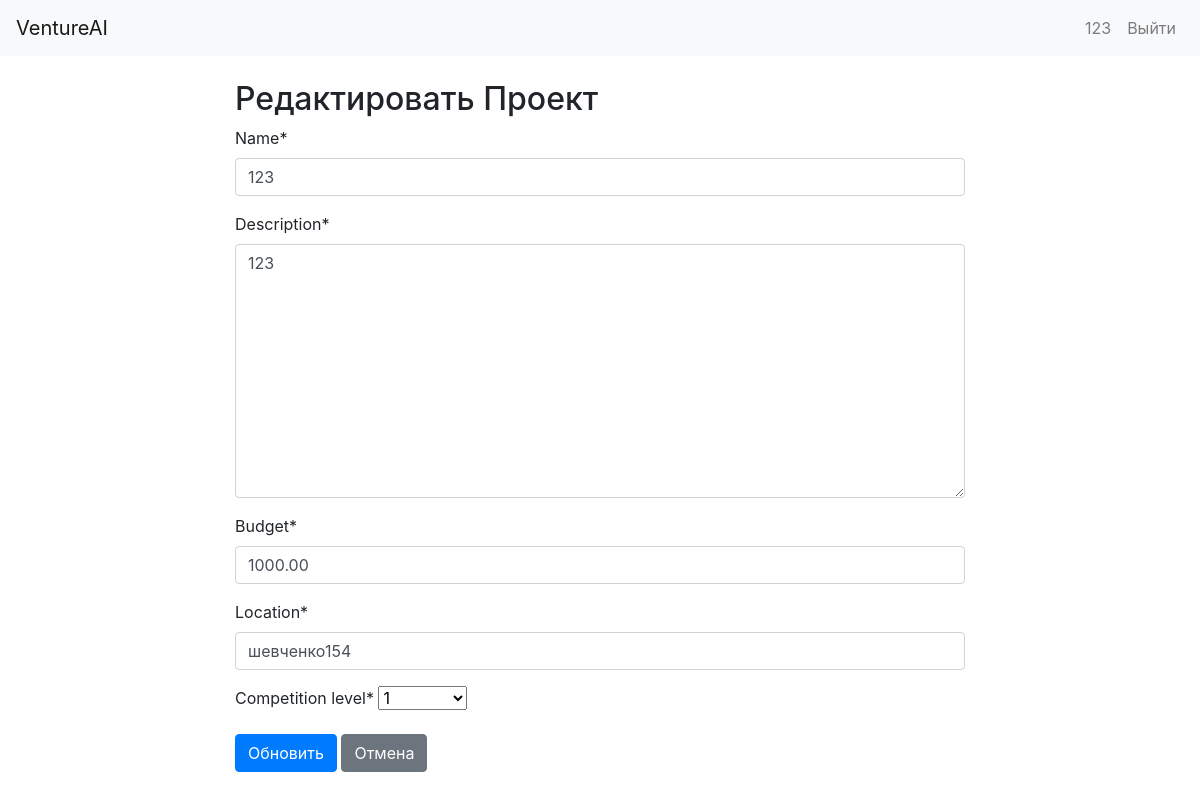
The app's page /project/1/edit/ (signed in) with its own data.
### core/models.py (models this page shows, shortened)
class User(AbstractUser):
    email = models.EmailField(unique=True)
    tokens = models.IntegerField(default=3)  # Начальное количество токенов
    USERNAME_FIELD = 'email'
    REQUIRED_FIELDS = ['username']

class BusinessProject(models.Model):
    user = models.ForeignKey(User, on_delete=models.CASCADE, related_name='projects')
    name = models.CharField(max_length=255)
    description = models.TextField()
    budget = models.DecimalField(max_digits=12, decimal_places=2)
    location = models.CharField(max_length=255)
    competition_level = models.IntegerField(choices=[(i, i) for i in range(1, 6)])  # Правильное имя поля
    created_at = models.DateTimeField(default=timezone.now)

### core/views.py (the view)
# urls.py: path('project/<int:pk>/edit/', views.project_update, name='project_update'),
@login_required
def project_update(request, pk):
    project = BusinessProject.objects.get(pk=pk, user=request.user)
    if request.method == 'POST':
        form = BusinessProjectForm(request.POST, instance=project)
        if form.is_valid():
            form.save()
            messages.success(request, "Проект обновлён успешно.")
            return redirect('core:dashboard')
    else:
        form = BusinessProjectForm(instance=project)
    return render(request, 'core/project_form.html', {'form': form})

### core/forms.py
class BusinessProjectForm(forms.ModelForm):
    class Meta:
        model = BusinessProject
        fields = ['name', 'description', 'budget','location', 'competition_level']

### core/templates/core/project_form.html (shortened to what this page needs)
{% extends 'core/base.html' %}
{% load crispy_forms_tags %}
{% block content %}
<div class="row justify-content-center">
    <div class="col-md-8">
        <h2>{% if form.instance.pk %}Редактировать Проект{% else %}Создать Проект{% endif %}</h2>
        <form method="post">
            {{ form|crispy }}
            <button type="submit" class="btn btn-primary">
                {% if form.instance.pk %}Обновить{% else %}Создать{% endif %}
            </button>
            <a href="{% url 'core:dashboard' %}" class="btn btn-secondary">Отмена</a>
        </form>
    </div>
</div>
{% endblock %}

### core/templates/core/base.html (shortened to what this page needs)
<!DOCTYPE html>
<html lang="ru">
<head>
    <link rel="stylesheet" href="https://stackpath.bootstrapcdn.com/bootstrap/4.5.2/css/bootstrap.min.css">
    {% load static %}
    <link rel="stylesheet" href="{% static 'css/styles.css' %}">
</head>
<body>
    <nav class="navbar navbar-expand-lg navbar-light bg-light">
        <a class="navbar-brand" href="{% url 'core:dashboard' %}">VentureAI</a>
        <div class="collapse navbar-collapse">
            <ul class="navbar-nav ml-auto">
                {% if user.is_authenticated %}
                <li class="nav-item">
                    <a class="nav-link" href="#">{{ user.username }}</a>
                </li>
                <li class="nav-item">
                    <a class="nav-link" href="{% url 'core:logout' %}">Выйти</a>
                </li>
                {% endif %}
            </ul>
        </div>
    </nav>
    <div class="container mt-4">
        {% block content %}
        {% endblock %}
    </div>
<div aria-live="polite" aria-atomic="true" class="position-relative">
  <div class="toast-container position-absolute top-0 end-0 p-3">
  </div>
</div>
</body>
</html>

### records on screen
User: username "123"
BusinessProject: name "123", description "123", budget "1000.00", location "шевченко154", competition_level "1"
